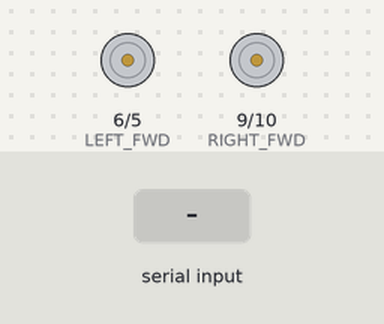
A sketch run on a simulated Arduino Uno, built with avr-gcc and run on an emulated ATmega328P. On the bench: motor-driver pin pairs drawn as motors (green arrow = first pin HIGH = forward, orange = second pin HIGH = backward, longer = more drive). The inputs (shaded band) are chosen by the test bench. What the sketch prints to the serial monitor is not drawn.

Above: at 1.2 s.
1.3 s: "F\n" received over Serial
At 1.45 s:
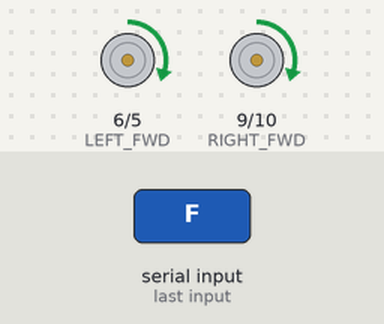
3.8 s: byte 82 ('R') received over Serial
At 3.95 s:
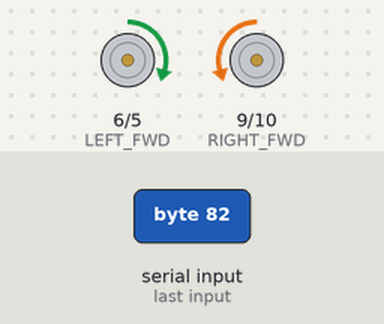
6.3 s: byte 70 ('F') received over Serial
At 8.0 s:
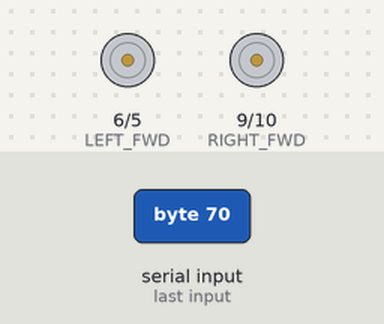
Timing chart, 0 to 9.5 s (numbered marks = the images above; inputs shaded):
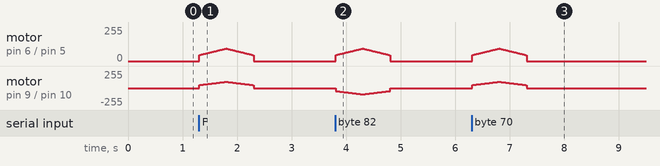

The sketch:

ar.ino
```cpp
//this is an arduino file ran on the arduino component individually.
// ===================== Motor pins (based on your tests) =====================
const int LEFT_REV  = 5;
const int LEFT_FWD  = 6;
const int RIGHT_FWD = 9;
const int RIGHT_REV = 10;

// ===================== Tuning =====================
const int PWM_MAX = 170;
const int PWM_MIN = 45;

// Gentle ramp rates (fragile prints)
const float ACCEL_PWM_PER_S = 140.0;  // ramp up speed
const float DECEL_PWM_PER_S = 80.0;   // ramp down slower (gentler)

// "Hold-to-run" tolerance (ms)
const unsigned long HOLD_TOL_MS = 500;

// Control loop
const unsigned long LOOP_DT_MS = 10;

enum Mode { STOPPED, FORWARD, SPIN_RIGHT };
Mode mode = STOPPED;

unsigned long lastCmdTime = 0;

// Current PWM outputs (signed: +fwd, -rev)
int curL = 0;
int curR = 0;

void setup() {
  Serial.begin(115200);

  pinMode(LEFT_FWD, OUTPUT);
  pinMode(LEFT_REV, OUTPUT);
  pinMode(RIGHT_FWD, OUTPUT);
  pinMode(RIGHT_REV, OUTPUT);

  stopAll();
  lastCmdTime = millis();
  Serial.println("READY: send F, R (repeat to hold), S");
}

void loop() {
  // 1) Read ALL incoming bytes quickly
  while (Serial.available() > 0) {
    char c = (char)Serial.read();
    if (c == '\n' || c == '\r' || c == ' ') continue;

    if (c == 'F') {
      mode = FORWARD;
      lastCmdTime = millis();
    } else if (c == 'R') {
      mode = SPIN_RIGHT;
      lastCmdTime = millis();
    } else if (c == 'S') {
      mode = STOPPED;
      lastCmdTime = millis();
    }
  }

  // 2) If we haven't heard a command recently, stop (tolerance)
  if (mode != STOPPED && (millis() - lastCmdTime) > HOLD_TOL_MS) {
    mode = STOPPED;
  }

  // 3) Compute target PWMs for the mode
  int targetL = 0, targetR = 0;

  if (mode == FORWARD) {
    targetL = +PWM_MAX;
    targetR = +PWM_MAX;
  } else if (mode == SPIN_RIGHT) {
    targetL = +PWM_MAX;
    targetR = -PWM_MAX;
  } else {
    targetL = 0;
    targetR = 0;
  }

  // 4) Ramp current PWMs toward targets gently
  curL = rampTo(curL, targetL, LOOP_DT_MS / 1000.0f);
  curR = rampTo(curR, targetR, LOOP_DT_MS / 1000.0f);

  // 5) Apply motor outputs
  setLeft(curL);
  setRight(curR);

  delay(LOOP_DT_MS);
}

// ===================== Ramping =====================
int rampTo(int cur, int target, float dt) {
  float rate = (abs(target) < abs(cur)) ? DECEL_PWM_PER_S : ACCEL_PWM_PER_S;
  int step = (int)(rate * dt);
  if (step < 1) step = 1;

  if (cur < target) cur = min(cur + step, target);
  else if (cur > target) cur = max(cur - step, target);

  // ✅ If we're trying to stop, allow cur to reach 0 (do NOT apply PWM_MIN)
  if (target == 0) {
    if (abs(cur) < PWM_MIN) cur = 0;   // snap to zero near the end
    return cur;
  }

  // Enforce PWM_MIN only when we actually want motion
  if (cur != 0) {
    int a = abs(cur);
    if (a < PWM_MIN) a = PWM_MIN;
    if (a > PWM_MAX) a = PWM_MAX;
    cur = (cur > 0) ? a : -a;
  }

  return cur;
}


// ===================== Motor output (one PWM per motor at a time) =====================
void setLeft(int signedPWM) {
  signedPWM = constrain(signedPWM, -255, 255);

  if (signedPWM > 0) {
    analogWrite(LEFT_FWD, signedPWM);
    analogWrite(LEFT_REV, 0);
  } else if (signedPWM < 0) {
    analogWrite(LEFT_FWD, 0);
    analogWrite(LEFT_REV, -signedPWM);
  } else {
    analogWrite(LEFT_FWD, 0);
    analogWrite(LEFT_REV, 0);
  }
}

void setRight(int signedPWM) {
  signedPWM = constrain(signedPWM, -255, 255);

  if (signedPWM > 0) {
    analogWrite(RIGHT_FWD, signedPWM);
    analogWrite(RIGHT_REV, 0);
  } else if (signedPWM < 0) {
    analogWrite(RIGHT_FWD, 0);
    analogWrite(RIGHT_REV, -signedPWM);
  } else {
    analogWrite(RIGHT_FWD, 0);
    analogWrite(RIGHT_REV, 0);
  }
}

void stopAll() {
  analogWrite(LEFT_FWD, 0);
  analogWrite(LEFT_REV, 0);
  analogWrite(RIGHT_FWD, 0);
  analogWrite(RIGHT_REV, 0);
}
```

Measured:
- after the input at 1.3 s, motor on pin 6 (LEFT_FWD) / pin 5 (LEFT_REV), motor on pin 9 (RIGHT_FWD) / pin 10 (RIGHT_REV): rises from stopped to forward 94/255 in 0.49 s, then falls to stopped in 0.50 s
- after the input at 3.8 s, motor on pin 6 (LEFT_FWD) / pin 5 (LEFT_REV): rises from stopped to forward 94/255 in 0.49 s, then falls to stopped in 0.50 s
- after the input at 6.3 s, motor on pin 6 (LEFT_FWD) / pin 5 (LEFT_REV), motor on pin 9 (RIGHT_FWD) / pin 10 (RIGHT_REV): rises from stopped to forward 94/255 in 0.49 s, then falls to stopped in 0.50 s
